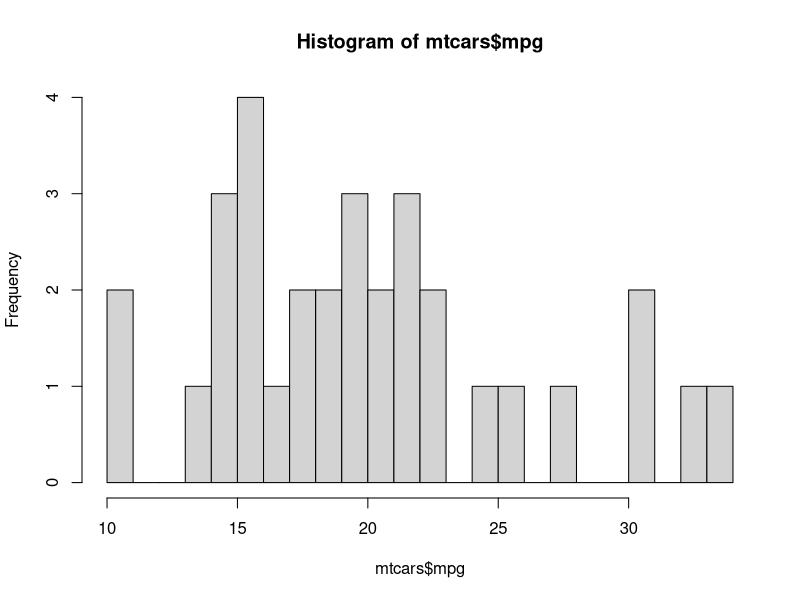
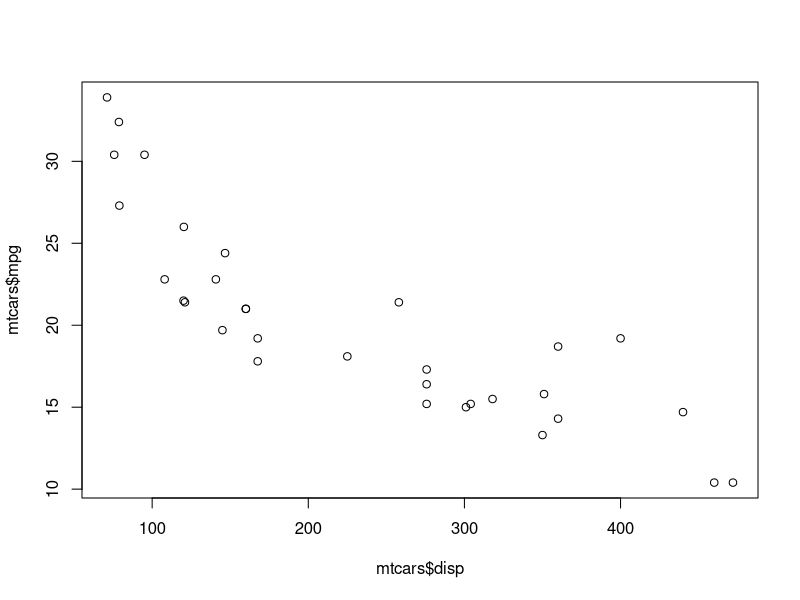

The R script that drew these images, in order:
## ---- chunk 1
knitr::opts_chunk$set(echo = TRUE)
## ---- chunk 2
number <- 5
print(number)
(name <- 'Ahmedushka')
(log <- TRUE)
(factor <- factor("Jan"))
(date <- Sys.Date())
(na <- NA)
(nan <- NaN)
## ---- chunk 3
class(number)
class(name)
class(log)
class(factor)
class(date)
class(na)
class(nan)
## ---- chunk 4
is.numeric(number)
is.character(name)
is.logical(log)
is.factor(factor)
is.na(na)
## ---- chunk 5
class(number)
number <- as.character(number)
class(number)
## ---- chunk 6
numbers <- c(1,4,5,2)
names <- c('Ahmedushka', 'Alex', 'Maksim')
logs <- c(TRUE, FALSE, 1, 0) # логические и числовые типы переменных дружат :3
## ---- chunk 7
year1 <- c('Dec', 'Jan', 'Apr', 'Mar')
## ---- chunk 8
year2 <- c('Dec', 'Jam', 'Apr', 'Mar')
## ---- chunk 9
sort(year1)
## ---- chunk 10
months <- c('Jan', 'Feb', 'Mar', 'Apr', 'May', 'Jun', 'Jul', 'Aug', 'Sep', 'Oct', 'Nov', 'Dec') # задаем порядок и список допустимых значений
year1_2 <- factor(year1, levels = months)
year2_2 <- factor(year2, levels = months)
## ---- chunk 11
sort(year1_2)
## ---- chunk 12
data <- data.frame('Имя' = c('Ахмед', 'Виталик', 'Рита', 'Даша'),
                   'Возраст' = c(20,21,20,20),
                   'Пол' = c('М', 'М', 'Ж', 'Ж'),
                   'Дата рождения' = c('5 мая', '22 февраля', '20 сентября', '26 ноября'))
data
## ---- chunk 13
class(data)
## ---- chunk 14
str(data)
## ---- chunk 15
data <- data.frame('Имя' = c('Ахмед', 'Виталик', 'Рита', 'Даша'),
                   'Возраст' = c(20,21,20,20),
                   'Пол' = c('М', 'М', 'Ж', 'Ж'),
                   'Дата рождения' = c('5 мая', '22 февраля', '20 сентября', '26 ноября'),
                   stringsAsFactors = FALSE)
str(data)
## ---- chunk 16
str(mtcars)
dim(mtcars)
## ---- chunk 17
head(mtcars)
tail(mtcars, n = 3)
## ---- chunk 18
mtcars[1, 2]
mtcars[1, ]
mtcars[, 3]
## ---- chunk 19
mtcars[1:3,2:4]
## ---- chunk 20
names(mtcars)
## ---- chunk 21
mtcars[1:3,"disp"]
## ---- chunk 22
mtcars$wt
## ---- chunk 23
summary(mtcars)
## ---- chunk 24
table(mtcars$cyl)
## ---- chunk 25
# install.packages('tibble')
library('tibble')
## ---- chunk 26
df <- tibble(
        x = 1:5,
        y = 1,
        c = 'a', 
        z = x^2 + y,
        `:)` = 10,
        ` ` = NA
      )
df
str(df)
## ---- chunk 27
df1 <- tribble(
        ~x, ~y, ~z,
        #--|--|---
        "a", 2, 3.6,
        "b", 1, 8.5
       )
df1
## ---- chunk 28
as_tibble(mtcars)
as.data.frame(df)
## ---- chunk 29
hist(mtcars$mpg, breaks = 30)
## ---- chunk 30
plot(mtcars$disp, mtcars$mpg)
## ---- chunk 31
df <- tibble(
        x = c('1', '2', '3', '4'),
        y = c(10, 20, 30, 40),
        z = c(1,0,1,0),
        s = c('M','F', 'M', 'F')
      )
df
str(df)
## ---- chunk 32
df$x <- as.numeric(df$x)
df$y <- as.character(df$y)
df$z <- as.logical(df$z)
df$s <- as.factor(df$s)
df
str(df)
